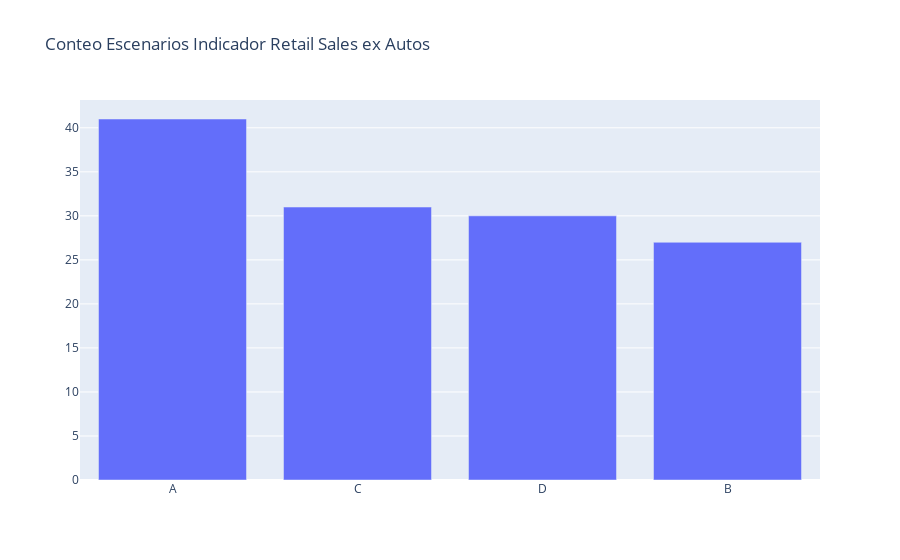

Write notebook code for a chart like this one.
### Code cell
escenarios_tipo = cont_esc_autos.index
fig = go.Figure([go.Bar(x=escenarios_tipo, y=cont_esc_autos)])
fig.update_layout(title_text='Conteo Escenarios Indicador Retail Sales ex Autos')
fig.show()

### Figure 1 — Plotly figure (JSON) as saved in the notebook; plotly's stock layout.template omitted (floating-point values rounded to 4 significant figures)
{"data": [{"type": "bar", "x": ["A", "C", "D", "B"], "y": [41, 31, 30, 27]}], "layout": {"title": {"text": "Conteo Escenarios Indicador Retail Sales ex Autos"}}}
